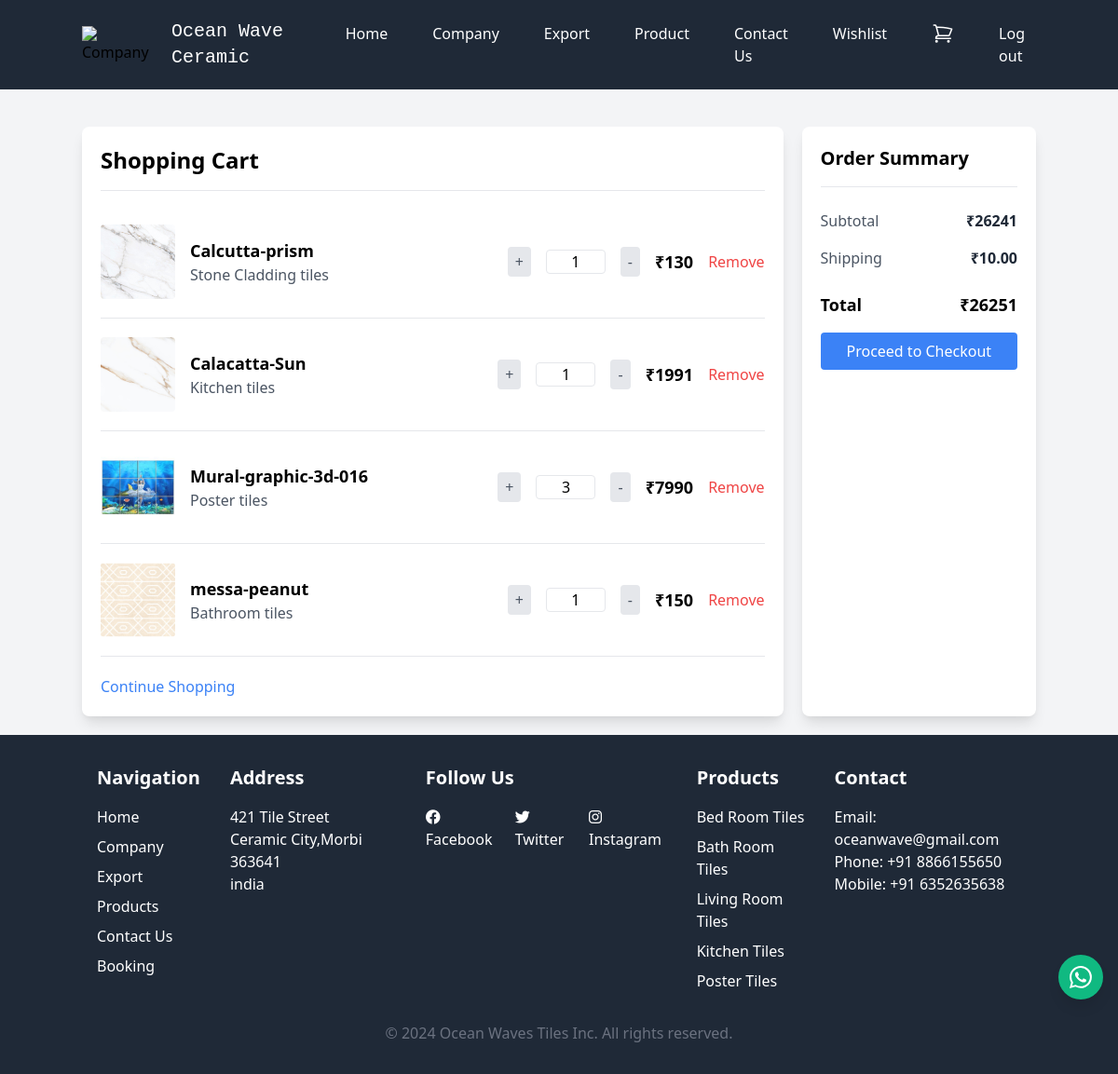
Page /cart.php (signed in) on the committed database.
### tables this page shows
CREATE TABLE `product` (
  `id` int(11) NOT NULL,
  `name` varchar(50) NOT NULL,
  `price` int(11) NOT NULL,
  `category` varchar(50) NOT NULL,
  `image` varchar(200) NOT NULL
);

CREATE TABLE `cart` (
  `id` int(11) NOT NULL,
  `product_id` int(11) NOT NULL,
  `user_id` varchar(100) NOT NULL,
  `qty` int(11) NOT NULL DEFAULT 1
);

### cart.php (the view, shortened to what this page needs)
<?php include('header_and_footers/header.php'); ?>
    <div class="container mx-auto mt-10 mb-5">
        <div class="flex flex-col lg:flex-row">
            <div class="w-full lg:w-3/4 bg-white p-5 shadow-lg rounded-lg mb-5 lg:mb-0">
                <h1 class="text-2xl font-semibold border-b pb-4 mb-4">Shopping Cart</h1>
                <?php
                    include("connection.php");
                    $cart = "SELECT * FROM `cart` WHERE `user_id`='". $_SESSION['user_email'] ."'";
                    $res=mysqli_query($conn,$cart);
                    $num = mysqli_num_rows($res);
                    $subtotal = 0;
                    $total = 0;
                    if($num>0){
                        while($row=mysqli_fetch_assoc($res)){
                            $product = "SELECT * FROM `product` WHERE `id`=". $row['product_id'] ."";
                            $res_pro = mysqli_query($conn,$product);
                            while($inner_row=mysqli_fetch_assoc($res_pro)){
                                $subtotal += $inner_row["price"] * $row["qty"];
                                echo '<div class="flex items-center justify-between border-b py-5">
                    <div class="flex items-center">
                        <img src="'. $inner_row['image'] .'" class="w-20 h-20 object-cover rounded" alt="Product Image">
                        <div class="ml-4">
                            <p class="text-lg font-semibold">'. $inner_row['name'] .'</p>
                            <p class="text-gray-600">'. $inner_row['category'] .'</p>
                        </div>
                    </div>
                    <div class="flex items-center space-x-4">
                    <button class="plus_btn px-2 py-1 bg-gray-200 rounded text-gray-600 hover:bg-gray-300" pid="'. $inner_row['id'] .'" user="'. $_SESSION['user_email'] .'">+</button>
                        <input type="text" value="'. $row['qty'] .'" class="w-16 text-center border rounded" readonly>
                    <button class="minus_btn px-2 py-1 bg-gray-200 rounded text-gray-600 hover:bg-gray-300" pid="'. $inner_row['id'] .'" user="'. $_SESSION['user_email'] .'">-</button>
                        <p class="text-lg font-semibold">₹'. $inner_row['price'] .'</p>
                        <button class="remove_from text-red-500 hover:text-red-700" pid="'. $inner_row['id'] .'" user="'. $_SESSION['user_email'] .'">Remove</button>
                    </div>
                </div>';
                            }
                        }
                        $total = $subtotal + 10;
                    }
                    else{
                        echo '<div class="max-w-sm w-full bg-white shadow-md rounded-lg p-6">Your Cart is Empty.</div>';
                        $total = 0;
                    }
                ?>
                <div class="mt-5">
                    <a href="/p2/product.php" class="text-blue-500 hover:underline">Continue Shopping</a>
                </div>
            </div>
            <div class="w-full lg:w-1/4 lg:ml-5 bg-white p-5 shadow-lg rounded-lg">
                <h2 class="text-xl font-semibold border-b pb-4 mb-4">Order Summary</h2>
                <div class="flex justify-between py-2">
                    <p class="text-gray-600">Subtotal</p>
                    <p class="text-gray-800 font-semibold">₹<?php echo $subtotal; ?></p>
                </div>
                <div class="flex justify-between py-2">
                    <p class="text-gray-600">Shipping</p>
                    <p class="text-gray-800 font-semibold">₹<?php if($total<=0){ echo "00.00"; } else{ echo "10.00"; } ?></p>
                </div>
                <div class="flex justify-between py-4 text-lg font-semibold">
                    <p>Total</p>
                    <p>₹<?php echo $total; ?></p>
                </div>
                <?php
                if($total > 0){
                    echo '<button class="orderBtn w-full bg-blue-500 text-white py-2 rounded hover:bg-blue-600" order_total="'.$total.'" user_id="'.$_SESSION['user_email'].'">Proceed to Checkout</button>';
                }
                ?>
            </div>
        </div>
    </div>
<?php include('header_and_footers/footer.php'); ?>

### header_and_footers/header.php (shortened to what this page needs)
<!DOCTYPE html>
<html lang="en">
<head>
    <link href="https://cdn.jsdelivr.net/npm/tailwindcss@2.2.19/dist/tailwind.min.css" rel="stylesheet">
    <link rel="stylesheet" href="https://cdnjs.cloudflare.com/ajax/libs/font-awesome/6.0.0-beta3/css/all.min.css">
</head>
<body class="bg-gray-100">
    <nav class="bg-gray-800 p-4">
        <div class="container mx-auto flex justify-between items-center">
            <div class="flex items-center">
                <img src="img/abstract-circle-wave-logo-png-image-11.png" alt="Company Logo" class="h-10 mr-5"><p class="text-white text-xl font-mono hover:text-aqua">Ocean Wave Ceramic</p>
            </div>
            <div class="hidden md:flex space-x-6 text-white">
                <a href="#home" class="hover:bg-gray-700 px-3 py-2 rounded"></a>
                <a href="index.php" class="hover:bg-gray-700 px-3 py-2 rounded">Home</a>
                <a href="about.php" class="hover:bg-gray-700 px-3 py-2 rounded">Company</a>
                <a href="export.php" class="hover:bg-gray-700 px-3 py-2 rounded">Export</a>
                <a href="product.php" class="hover:bg-gray-700 px-3 py-2 rounded">Product</a>
                <a href="contact.php" class="hover:bg-gray-700 px-3 py-2 rounded">Contact Us</a>
                <a href="wishlist.php" class="hover:bg-gray-700 px-3 py-2 rounded">Wishlist</a>
                <a href="cart.php" class="hover:bg-gray-700 px-3  rounded"> </a>
                <?php
                    if (isset($_SESSION['is_user']) == true) {
                        echo '<a href="logout.php" class="hover:bg-gray-700 px-3 py-2 rounded">Log out</a>';
                    } else {
                        echo '<a href="login.php" class="hover:bg-gray-700 px-3 py-2 rounded">Log In</a>';
                    }
                ?>
            </div>
        </div>
    </nav>

### header_and_footers/footer.php (shortened to what this page needs)
<footer class="bg-gray-800 text-white py-8 animate-fadeIn ">
    <div class="container mx-auto px-4">
        <div class="flex flex-col md:flex-row justify-between items-start space-y-8 md:space-y-0 md:space-x-8">
            <div>
                <h3 class="text-xl font-bold mb-4">Navigation</h3>
                <nav class="flex flex-col space-y-2">
                    <a href="#" class="hover:text-gray-400 hover:animate-textPop">Home</a>
                    <a href="about.php" class="hover:text-gray-400 hover:animate-textPop">Company</a>
                    <a href="#" class="hover:text-gray-400 hover:animate-textPop">Export</a>
                    <a href="#" class="hover:text-gray-400 hover:animate-textPop">Products</a>
                    <a href="contact.php" class="hover:text-gray-400 hover:animate-textPop">Contact Us</a>
                    <a href="#" class="hover:text-gray-400 hover:animate-textPop">Booking</a>
                </nav>
            </div>
            <div>
                <h3 class="text-xl font-bold mb-4">Address</h3>
                <address class="not-italic">
                    421 Tile Street<br>
                    Ceramic City,Morbi 363641<br>
                    india
                </address>
            </div>
            <div>
                <h3 class="text-xl font-bold mb-4">Follow Us</h3>
                <div class="flex space-x-4">
                    <a href="#" class="hover:text-gray-400 hover:animate-textPop"><i class="fab fa-facebook"></i>
                        Facebook</a>
                    <a href="#" class="hover:text-gray-400 hover:animate-textPop"><i class="fab fa-twitter"></i>
                        Twitter</a>
                    <a href="#" class="hover:text-gray-400 hover:animate-textPop"><i class="fab fa-instagram"></i>
                        Instagram</a>
                </div>
            </div>
            <div>
                <h3 class="text-xl font-bold mb-4">Products</h3>
                <nav class="flex flex-col space-y-2">
                    <a href="product.php" class="hover:text-gray-400 hover:animate-textPop">Bed Room Tiles</a>
                    <a href="product.php" class="hover:text-gray-400 hover:animate-textPop">Bath Room Tiles</a>
                    <a href="product.php" class="hover:text-gray-400 hover:animate-textPop">Living Room
                        Tiles</a>
                    <a href="product.php" class="hover:text-gray-400 hover:animate-textPop">Kitchen Tiles</a>
                    <a href="product.php" class="hover:text-gray-400 hover:animate-textPop">Poster Tiles</a>
                </nav>
            </div>
            <div>
                <h3 class="text-xl font-bold mb-4">Contact</h3>
                <p>Email: <a href="mailto:oceanwave@gmail.com"
                        class="hover:text-gray-400 hover:animate-textPop">oceanwave@gmail.com</a></p>
                <p>Phone: <a href="#" class="hover:text-gray-400 hover:animate-textPop">+91 8866155650</a></p>
                <p>Mobile: <a href="#" class="hover:text-gray-400 hover:animate-textPop">+91 6352635638</a></p>
            </div>
        </div>
        <div class="mt-8 text-center text-gray-500">
            &copy; 2024 Ocean Waves Tiles Inc. All rights reserved.
        </div>
    </div>
    <button id="whatsappButton"
        class="fixed bottom-20 right-4 bg-green-500 text-white p-3 rounded-full shadow-lg hover:bg-green-600 focus:outline-none">
    </button>
</footer>
</body>
</html>

### header_and_footers/header.php (style rules this page uses)
.animate-fadeIn { animation: fadeIn 2s ease-in-out; }

### rows in the picture
cart: qty "1"
product: image (picture), name "Calcutta-prism", category "Stone Cladding tiles", price "130"
cart: qty "1"
product: image (picture), name "Calacatta-Sun", category "Kitchen tiles", price "1991"
cart: qty "3"
product: image (picture), name "Mural-graphic-3d-016", category "Poster tiles", price "7990"
cart: qty "1"
product: image (picture), name "messa-peanut", category "Bathroom tiles", price "150"

### other values in the picture
$subtotal "26241"
$total "26251"
